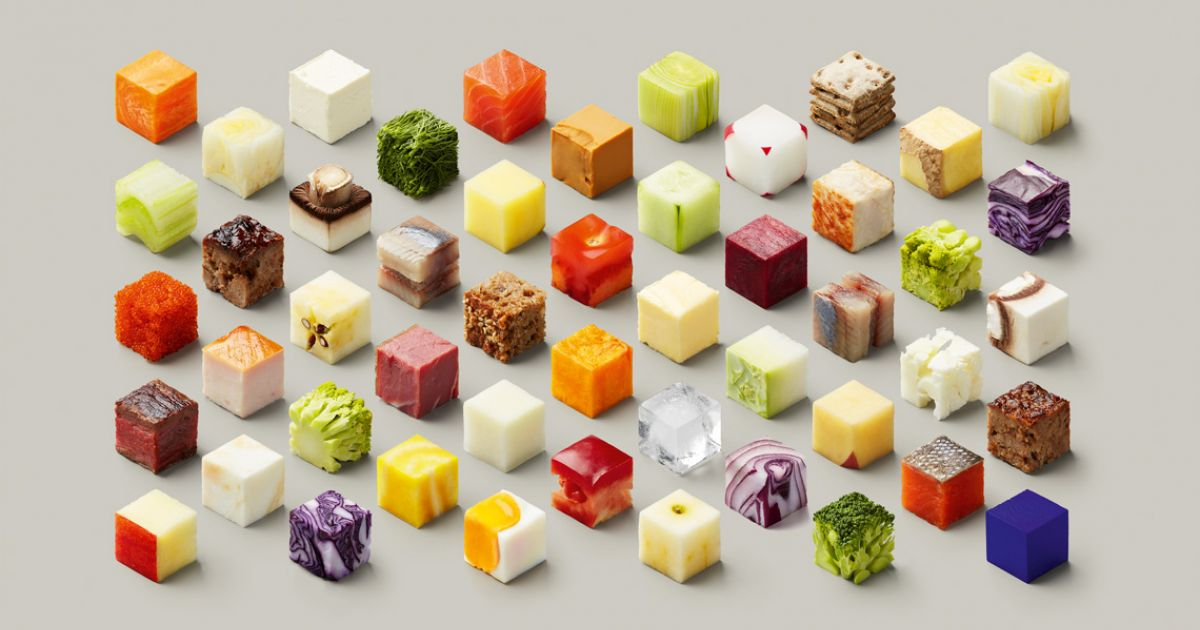
#> input picture Lab3/src/example.jpg, 1200 x 630 px
$ python task3.py
#> lines starting #> are read from the running program, lines starting #| are printed output that depends on the picture; after the words box and inside, x2 and y2 are one past the last pixel; in counts of white or black regions, pixels touching at a corner belong together
#> further down, start_image is the input picture: shape (630, 1200, 3); mean B, G, R 153.6, 175.8, 192.1
import cv2
import numpy as np


def show_image(image):
    cv2.imshow("Image", image)
    cv2.waitKey(0)
    cv2.destroyAllWindows()


def process_image(image):
    lower_color = np.array([170, 170, 170])
    upper_color = np.array([210, 210, 210])
    mask = cv2.inRange(image, lower_color, upper_color)
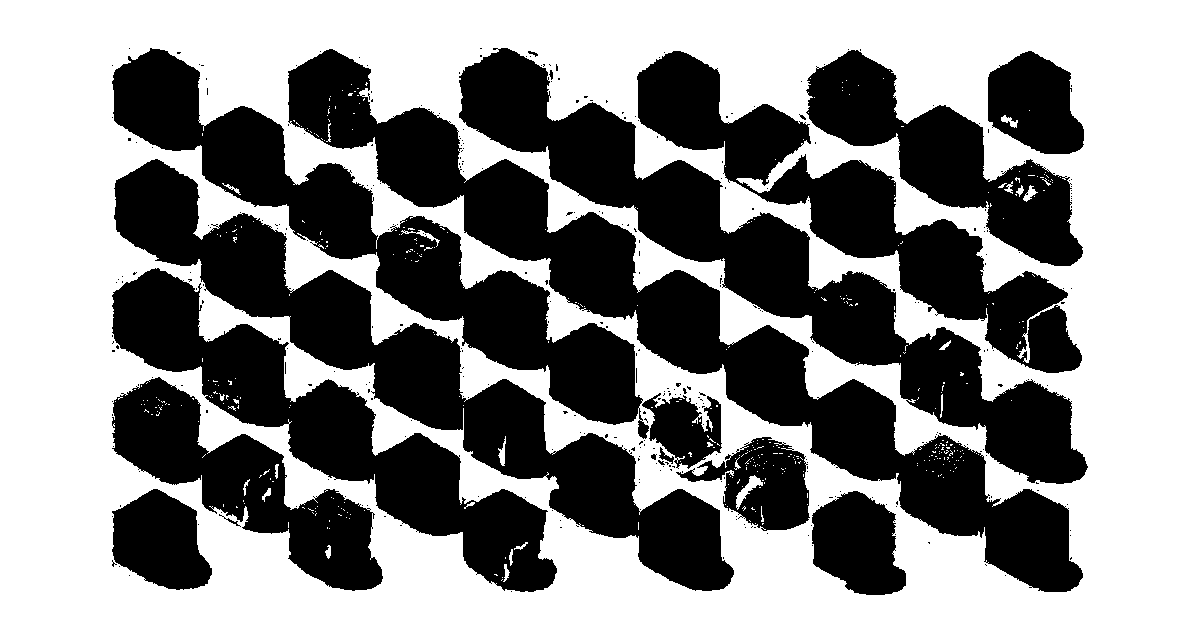
#> mask: shape (630, 1200); 54.6% white; 346 black regions (328 under 20 px), largest, box (x1, y1, x2, y2) and area: (288, 49, 1083, 592) 62369, (459, 48, 1088, 484) 49276, (114, 159, 734, 591) 48808
    image = image.copy()
    image[mask > 0] = (255, 255, 255)

    lower_color = np.array([60, 60, 60])
    upper_color = np.array([200, 200, 190])
    mask = cv2.inRange(image, lower_color, upper_color)
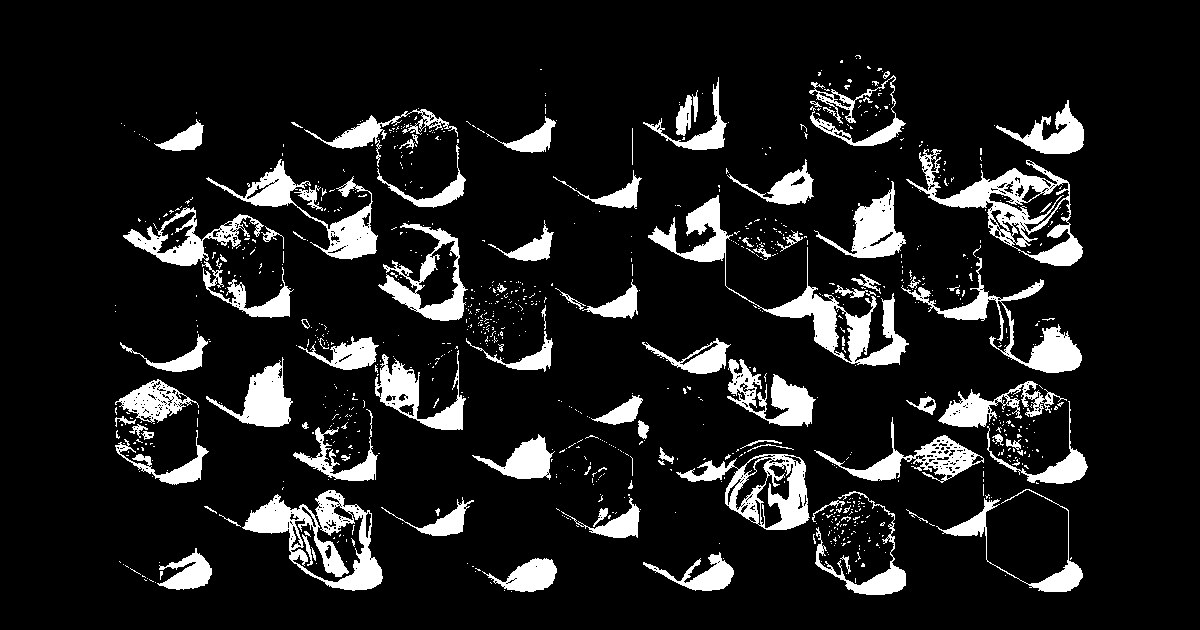
#> mask: shape (630, 1200); 11.6% white; 960 white regions (859 under 20 px), largest, box (x1, y1, x2, y2) and area: (648, 195, 909, 366) 6306, (906, 149, 1083, 266) 5274, (242, 490, 383, 591) 5115
    image[mask > 0] = (255, 255, 255)
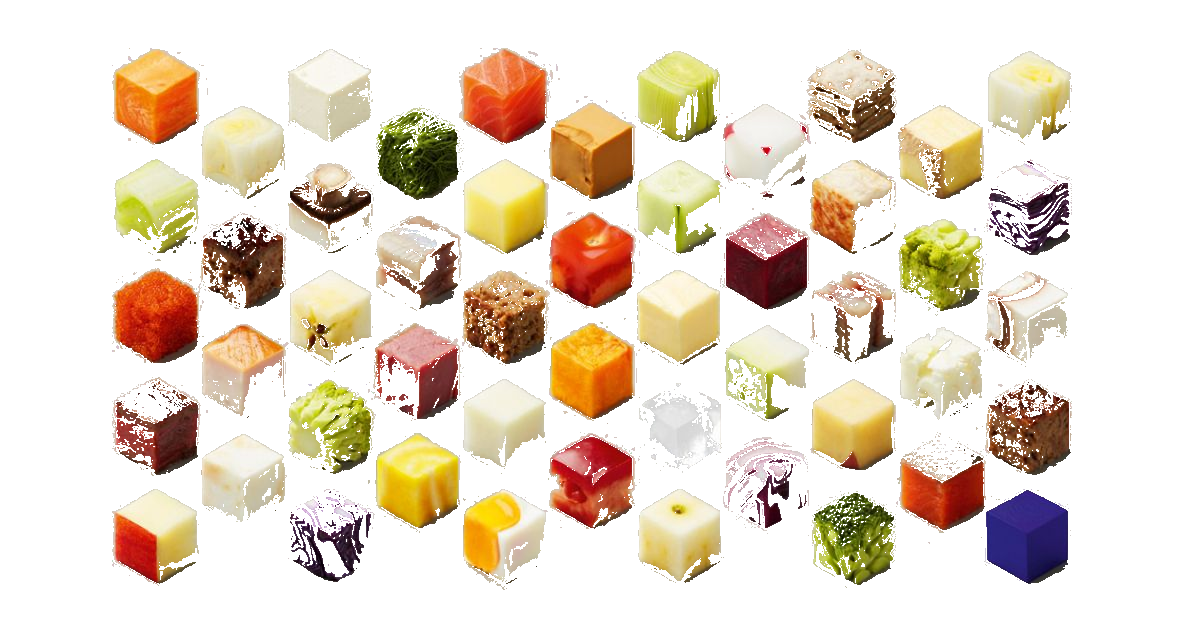
#> image: shape (630, 1200, 3); mean B, G, R 203.8, 219.2, 232
    show_image(image)

    grey = cv2.cvtColor(image, cv2.COLOR_BGR2GRAY)
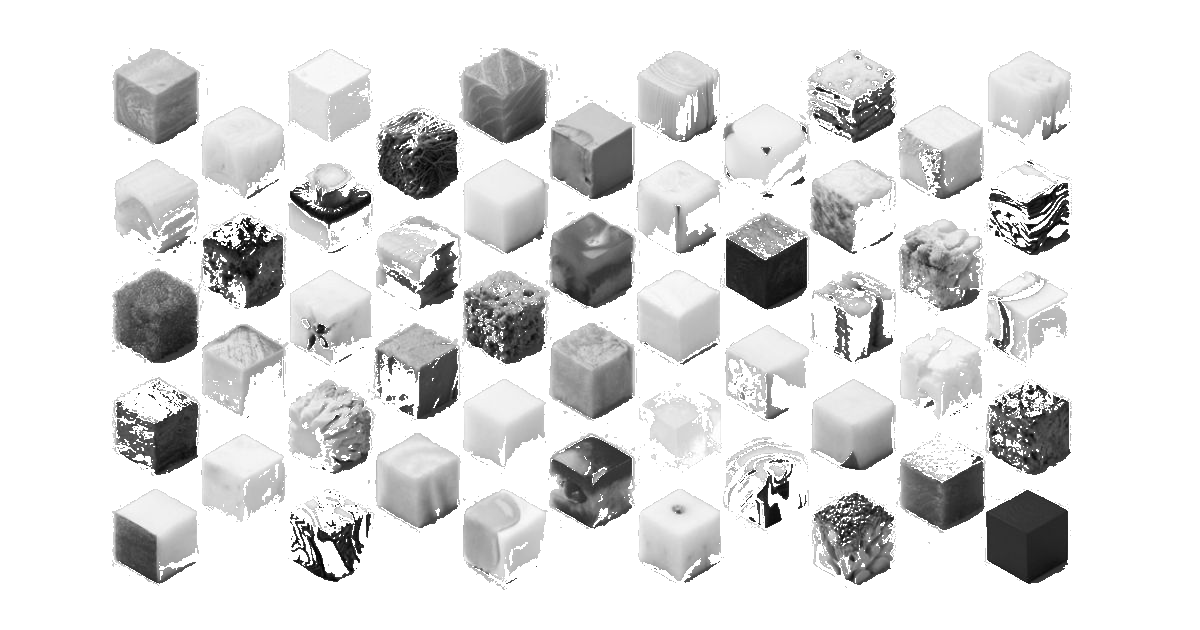
#> grey: shape (630, 1200); min 2, max 255, mean 221.3
    blur = cv2.GaussianBlur(grey, (1, 1), 0)
    edged = cv2.Canny(blur, 100, 100)
#> edged: shape (630, 1200); 6.9% white in thin lines or dots, all inside (x1, y1, x2, y2) = (111, 47, 1073, 591)
    cv2.imshow("Blur", blur)
    cv2.imshow("Grey", grey)
    show_image(edged)

    kernel = cv2.getStructuringElement(cv2.MORPH_RECT, (7, 7))
    closed = cv2.morphologyEx(edged, cv2.MORPH_CLOSE, kernel)
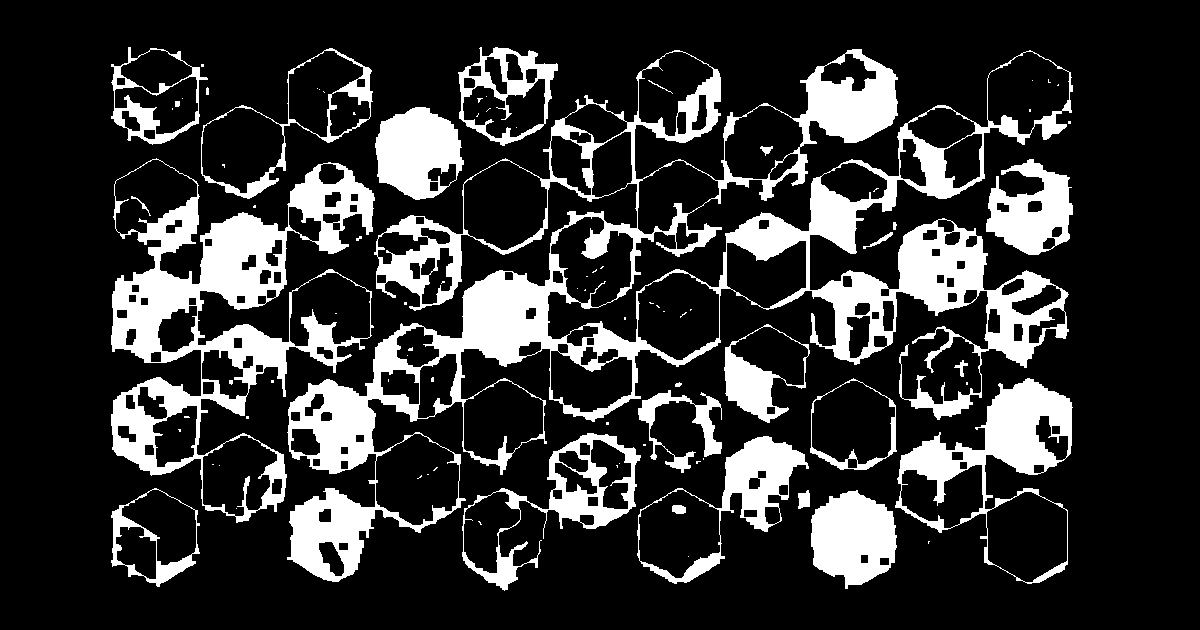
#> closed: shape (630, 1200); 19.6% white; 86 white regions (60 under 20 px)
    show_image(closed)

    return closed


def image_recognition(start_image, processed_image):
    image_cont = cv2.findContours(processed_image, cv2.RETR_EXTERNAL, cv2.CHAIN_APPROX_SIMPLE)[0]
#> image_cont = 35 contours, 17 with area under 20; largest, box (x1, y1, x2, y2) and area: (287, 49, 1073, 582) 139518, (111, 158, 375, 523) 47298, (895, 378, 1073, 584) 18945, (201, 48, 373, 199) 11732, (637, 436, 809, 584) 10733
    final_image = start_image.copy()
    cv2.drawContours(final_image, image_cont, -1, (0, 255, 0), 3)
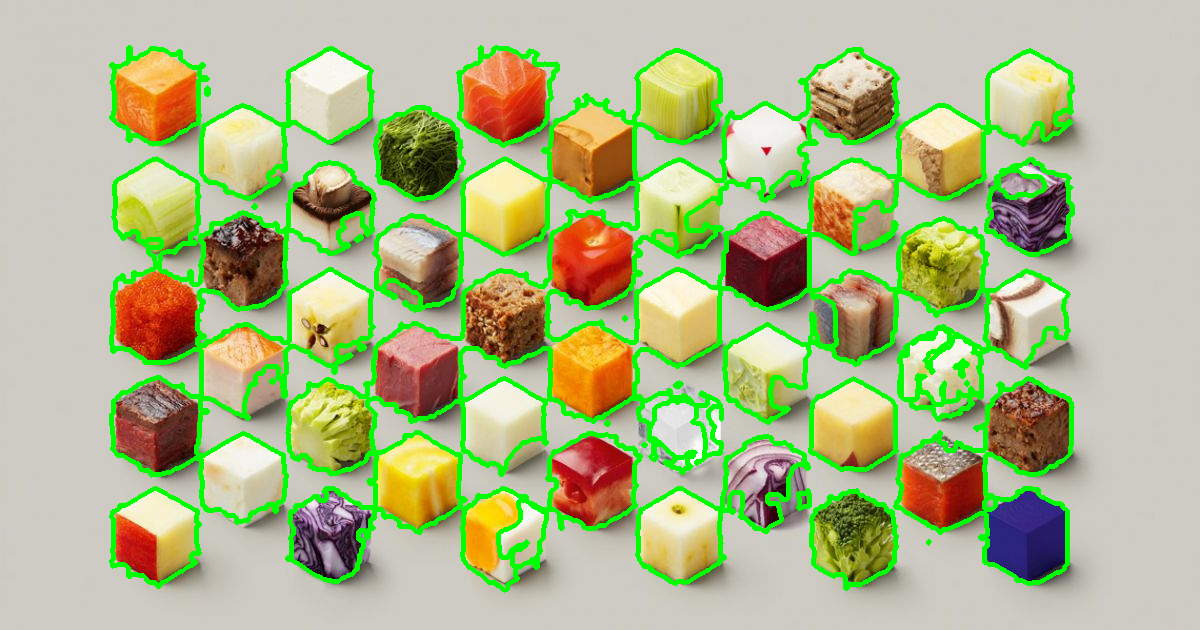
#> final_image: shape (630, 1200, 3); 10.84% of pixels changed, all inside (x1, y1, x2, y2) = (109, 45, 1075, 593)
    return final_image


start_image = cv2.imread("example.jpg")
show_image(start_image)
processed_image = process_image(start_image)
final_image = image_recognition(start_image, processed_image)
show_image(final_image)
cv2.imwrite("processed-example.jpg", final_image)
